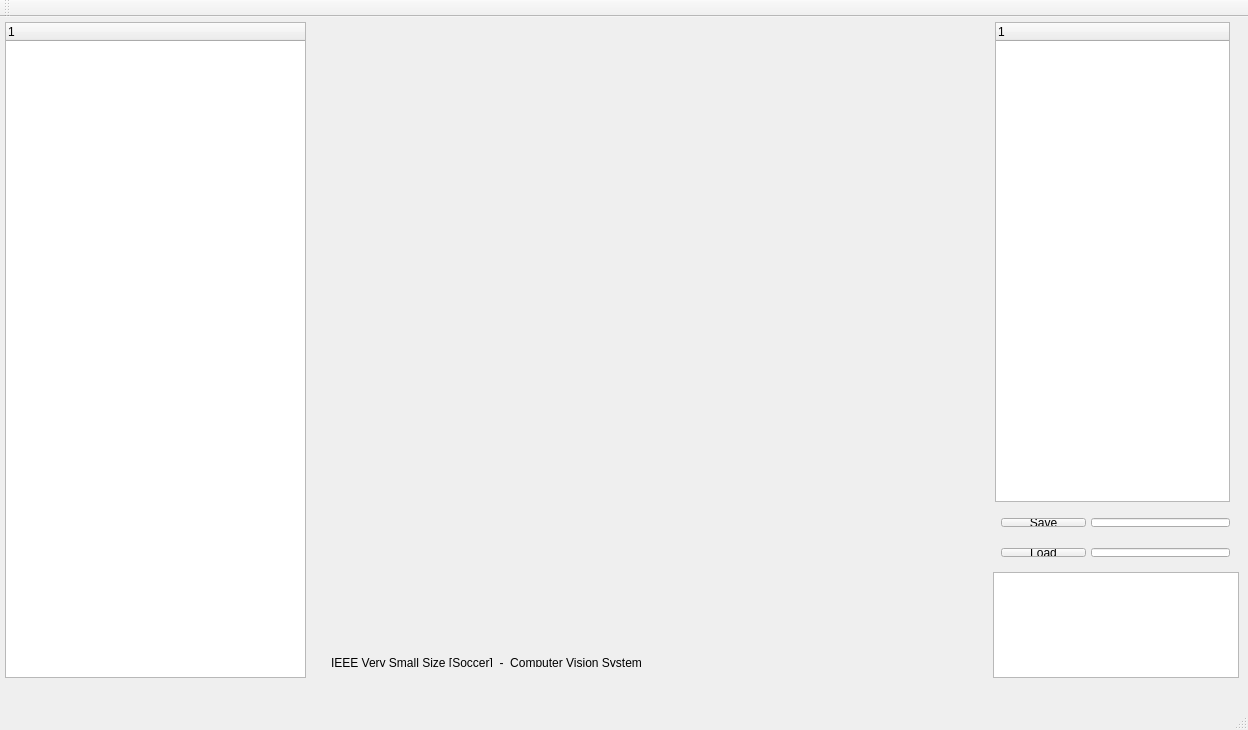
<?xml version="1.0" encoding="UTF-8"?>
<ui version="4.0">
 <class>MainWindow</class>
 <widget class="QMainWindow" name="MainWindow">
  <property name="geometry">
   <rect>
    <x>0</x>
    <y>0</y>
    <width>1248</width>
    <height>730</height>
   </rect>
  </property>
  <property name="minimumSize">
   <size>
    <width>1248</width>
    <height>730</height>
   </size>
  </property>
  <property name="maximumSize">
   <size>
    <width>1248</width>
    <height>730</height>
   </size>
  </property>
  <property name="windowTitle">
   <string>VSS-Vision</string>
  </property>
  <widget class="QWidget" name="centralWidget">
   <widget class="QWidget" name="horizontalLayoutWidget">
    <property name="geometry">
     <rect>
      <x>0</x>
      <y>0</y>
      <width>311</width>
      <height>661</height>
     </rect>
    </property>
    <layout class="QHBoxLayout" name="layoutH1" stretch="0">
     <property name="spacing">
      <number>5</number>
     </property>
     <property name="leftMargin">
      <number>5</number>
     </property>
     <property name="topMargin">
      <number>5</number>
     </property>
     <property name="rightMargin">
      <number>5</number>
     </property>
     <property name="bottomMargin">
      <number>0</number>
     </property>
     <item>
      <widget class="QTreeWidget" name="treeMain">
       <column>
        <property name="text">
         <string notr="true">1</string>
        </property>
       </column>
      </widget>
     </item>
    </layout>
   </widget>
   <widget class="QWidget" name="horizontalLayoutWidget_2">
    <property name="geometry">
     <rect>
      <x>310</x>
      <y>0</y>
      <width>681</width>
      <height>491</height>
     </rect>
    </property>
    <layout class="QHBoxLayout" name="layoutH2"/>
   </widget>
   <widget class="QWidget" name="horizontalLayoutWidget_3">
    <property name="geometry">
     <rect>
      <x>360</x>
      <y>520</y>
      <width>91</width>
      <height>111</height>
     </rect>
    </property>
    <layout class="QHBoxLayout" name="layoutH3"/>
   </widget>
   <widget class="QWidget" name="horizontalLayoutWidget_4">
    <property name="geometry">
     <rect>
      <x>360</x>
      <y>490</y>
      <width>91</width>
      <height>31</height>
     </rect>
    </property>
    <layout class="QHBoxLayout" name="layoutH3H"/>
   </widget>
   <widget class="QWidget" name="horizontalLayoutWidget_5">
    <property name="geometry">
     <rect>
      <x>450</x>
      <y>490</y>
      <width>91</width>
      <height>31</height>
     </rect>
    </property>
    <layout class="QHBoxLayout" name="layoutH4H"/>
   </widget>
   <widget class="QWidget" name="horizontalLayoutWidget_6">
    <property name="geometry">
     <rect>
      <x>540</x>
      <y>490</y>
      <width>91</width>
      <height>31</height>
     </rect>
    </property>
    <layout class="QHBoxLayout" name="layoutH5H"/>
   </widget>
   <widget class="QWidget" name="horizontalLayoutWidget_7">
    <property name="geometry">
     <rect>
      <x>900</x>
      <y>490</y>
      <width>91</width>
      <height>31</height>
     </rect>
    </property>
    <layout class="QHBoxLayout" name="layoutH9H"/>
   </widget>
   <widget class="QWidget" name="horizontalLayoutWidget_8">
    <property name="geometry">
     <rect>
      <x>630</x>
      <y>490</y>
      <width>91</width>
      <height>31</height>
     </rect>
    </property>
    <layout class="QHBoxLayout" name="layoutH6H"/>
   </widget>
   <widget class="QWidget" name="horizontalLayoutWidget_9">
    <property name="geometry">
     <rect>
      <x>720</x>
      <y>490</y>
      <width>91</width>
      <height>31</height>
     </rect>
    </property>
    <layout class="QHBoxLayout" name="layoutH7H"/>
   </widget>
   <widget class="QWidget" name="horizontalLayoutWidget_10">
    <property name="geometry">
     <rect>
      <x>810</x>
      <y>490</y>
      <width>91</width>
      <height>31</height>
     </rect>
    </property>
    <layout class="QHBoxLayout" name="layoutH8H"/>
   </widget>
   <widget class="QWidget" name="horizontalLayoutWidget_11">
    <property name="geometry">
     <rect>
      <x>450</x>
      <y>520</y>
      <width>91</width>
      <height>111</height>
     </rect>
    </property>
    <layout class="QHBoxLayout" name="layoutH4"/>
   </widget>
   <widget class="QWidget" name="horizontalLayoutWidget_12">
    <property name="geometry">
     <rect>
      <x>540</x>
      <y>520</y>
      <width>91</width>
      <height>111</height>
     </rect>
    </property>
    <layout class="QHBoxLayout" name="layoutH5"/>
   </widget>
   <widget class="QWidget" name="horizontalLayoutWidget_13">
    <property name="geometry">
     <rect>
      <x>630</x>
      <y>520</y>
      <width>91</width>
      <height>111</height>
     </rect>
    </property>
    <layout class="QHBoxLayout" name="layoutH6"/>
   </widget>
   <widget class="QWidget" name="horizontalLayoutWidget_14">
    <property name="geometry">
     <rect>
      <x>720</x>
      <y>520</y>
      <width>91</width>
      <height>111</height>
     </rect>
    </property>
    <layout class="QHBoxLayout" name="layoutH7"/>
   </widget>
   <widget class="QWidget" name="horizontalLayoutWidget_15">
    <property name="geometry">
     <rect>
      <x>810</x>
      <y>520</y>
      <width>91</width>
      <height>111</height>
     </rect>
    </property>
    <layout class="QHBoxLayout" name="layoutH8"/>
   </widget>
   <widget class="QWidget" name="horizontalLayoutWidget_16">
    <property name="geometry">
     <rect>
      <x>900</x>
      <y>520</y>
      <width>91</width>
      <height>111</height>
     </rect>
    </property>
    <layout class="QHBoxLayout" name="layoutH9"/>
   </widget>
   <widget class="QWidget" name="horizontalLayoutWidget_17">
    <property name="geometry">
     <rect>
      <x>310</x>
      <y>490</y>
      <width>51</width>
      <height>31</height>
     </rect>
    </property>
    <layout class="QHBoxLayout" name="layoutH10H"/>
   </widget>
   <widget class="QWidget" name="horizontalLayoutWidget_18">
    <property name="geometry">
     <rect>
      <x>310</x>
      <y>520</y>
      <width>51</width>
      <height>111</height>
     </rect>
    </property>
    <layout class="QHBoxLayout" name="layoutH10"/>
   </widget>
   <widget class="QWidget" name="horizontalLayoutWidget_19">
    <property name="geometry">
     <rect>
      <x>990</x>
      <y>0</y>
      <width>251</width>
      <height>486</height>
     </rect>
    </property>
    <layout class="QHBoxLayout" name="layoutList">
     <property name="leftMargin">
      <number>5</number>
     </property>
     <property name="topMargin">
      <number>5</number>
     </property>
     <item>
      <widget class="QTreeWidget" name="treeList">
       <property name="minimumSize">
        <size>
         <width>0</width>
         <height>480</height>
        </size>
       </property>
       <property name="maximumSize">
        <size>
         <width>16777215</width>
         <height>480</height>
        </size>
       </property>
       <column>
        <property name="text">
         <string notr="true">1</string>
        </property>
       </column>
      </widget>
     </item>
    </layout>
   </widget>
   <widget class="QWidget" name="horizontalLayoutWidget_20">
    <property name="geometry">
     <rect>
      <x>990</x>
      <y>490</y>
      <width>101</width>
      <height>31</height>
     </rect>
    </property>
    <layout class="QHBoxLayout" name="layoutListH">
     <property name="rightMargin">
      <number>7</number>
     </property>
     <item>
      <widget class="QPushButton" name="btnSave">
       <property name="minimumSize">
        <size>
         <width>85</width>
         <height>0</height>
        </size>
       </property>
       <property name="maximumSize">
        <size>
         <width>85</width>
         <height>16777215</height>
        </size>
       </property>
       <property name="text">
        <string>Save</string>
       </property>
      </widget>
     </item>
    </layout>
   </widget>
   <widget class="QWidget" name="horizontalLayoutWidget_21">
    <property name="geometry">
     <rect>
      <x>990</x>
      <y>550</y>
      <width>251</width>
      <height>111</height>
     </rect>
    </property>
    <layout class="QHBoxLayout" name="layoutListC">
     <property name="sizeConstraint">
      <enum>QLayout::SetMinimumSize</enum>
     </property>
     <property name="leftMargin">
      <number>3</number>
     </property>
     <property name="topMargin">
      <number>5</number>
     </property>
     <property name="bottomMargin">
      <number>0</number>
     </property>
     <item>
      <widget class="QTextBrowser" name="multiTex">
       <property name="minimumSize">
        <size>
         <width>246</width>
         <height>0</height>
        </size>
       </property>
       <property name="maximumSize">
        <size>
         <width>246</width>
         <height>16777215</height>
        </size>
       </property>
      </widget>
     </item>
    </layout>
   </widget>
   <widget class="QWidget" name="horizontalLayoutWidget_22">
    <property name="geometry">
     <rect>
      <x>1080</x>
      <y>490</y>
      <width>161</width>
      <height>31</height>
     </rect>
    </property>
    <layout class="QHBoxLayout" name="layoutListH_2">
     <item>
      <widget class="QLineEdit" name="saveVal"/>
     </item>
    </layout>
   </widget>
   <widget class="QWidget" name="horizontalLayoutWidget_23">
    <property name="geometry">
     <rect>
      <x>320</x>
      <y>630</y>
      <width>401</width>
      <height>31</height>
     </rect>
    </property>
    <layout class="QHBoxLayout" name="layoutBottom">
     <item>
      <widget class="QLabel" name="label">
       <property name="text">
        <string>IEEE Very Small Size [Soccer]  -  Computer Vision System</string>
       </property>
      </widget>
     </item>
    </layout>
   </widget>
   <widget class="QWidget" name="horizontalLayoutWidget_24">
    <property name="geometry">
     <rect>
      <x>720</x>
      <y>630</y>
      <width>91</width>
      <height>31</height>
     </rect>
    </property>
    <layout class="QHBoxLayout" name="layoutBottom_3"/>
   </widget>
   <widget class="QWidget" name="horizontalLayoutWidget_25">
    <property name="geometry">
     <rect>
      <x>810</x>
      <y>630</y>
      <width>91</width>
      <height>31</height>
     </rect>
    </property>
    <layout class="QHBoxLayout" name="layoutBottom_4"/>
   </widget>
   <widget class="QWidget" name="horizontalLayoutWidget_26">
    <property name="geometry">
     <rect>
      <x>900</x>
      <y>630</y>
      <width>91</width>
      <height>31</height>
     </rect>
    </property>
    <layout class="QHBoxLayout" name="layoutBottom_5"/>
   </widget>
   <widget class="QWidget" name="horizontalLayoutWidget_27">
    <property name="geometry">
     <rect>
      <x>1080</x>
      <y>520</y>
      <width>161</width>
      <height>31</height>
     </rect>
    </property>
    <layout class="QHBoxLayout" name="layoutListH_3">
     <item>
      <widget class="QLineEdit" name="loadVal"/>
     </item>
    </layout>
   </widget>
   <widget class="QWidget" name="horizontalLayoutWidget_28">
    <property name="geometry">
     <rect>
      <x>990</x>
      <y>520</y>
      <width>101</width>
      <height>31</height>
     </rect>
    </property>
    <layout class="QHBoxLayout" name="layoutListH_4">
     <property name="rightMargin">
      <number>7</number>
     </property>
     <item>
      <widget class="QPushButton" name="btnLoad">
       <property name="minimumSize">
        <size>
         <width>85</width>
         <height>0</height>
        </size>
       </property>
       <property name="maximumSize">
        <size>
         <width>85</width>
         <height>16777215</height>
        </size>
       </property>
       <property name="text">
        <string>Load</string>
       </property>
      </widget>
     </item>
    </layout>
   </widget>
  </widget>
  <widget class="QToolBar" name="mainToolBar">
   <attribute name="toolBarArea">
    <enum>TopToolBarArea</enum>
   </attribute>
   <attribute name="toolBarBreak">
    <bool>false</bool>
   </attribute>
  </widget>
  <widget class="QStatusBar" name="statusBar"/>
  <widget class="QMenuBar" name="menuBar">
   <property name="geometry">
    <rect>
     <x>0</x>
     <y>0</y>
     <width>1248</width>
     <height>25</height>
    </rect>
   </property>
  </widget>
 </widget>
 <layoutdefault spacing="6" margin="11"/>
 <resources/>
 <connections/>
</ui>
